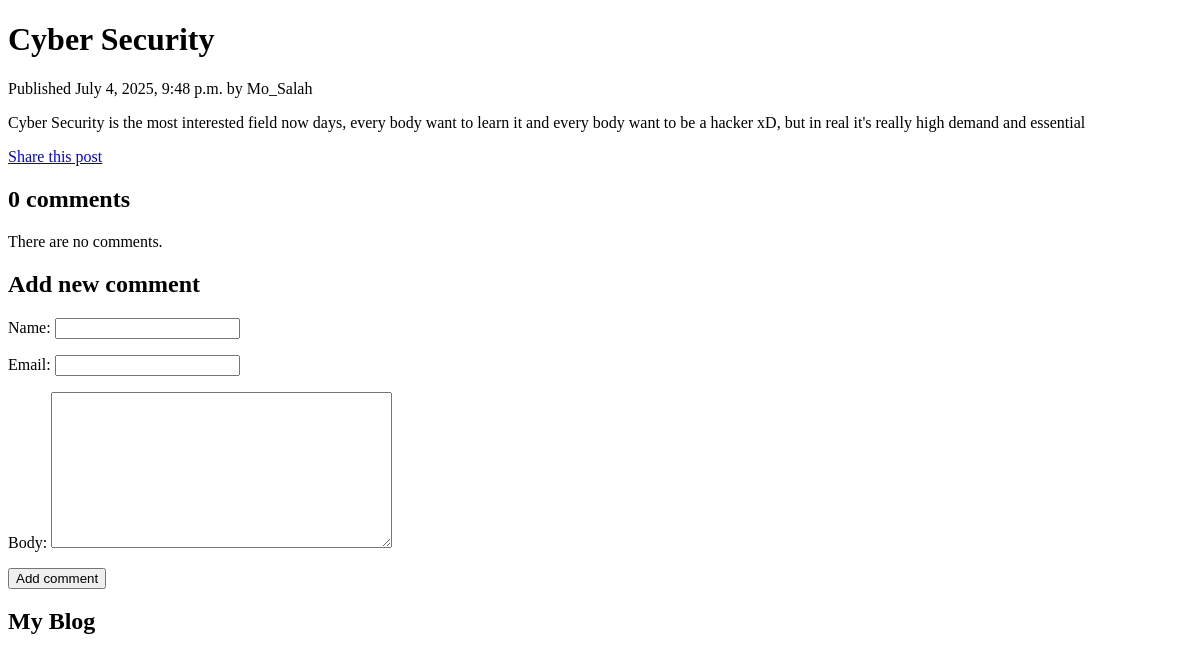
Before: /blog/2025/7/4/cyber-security with the older database file.
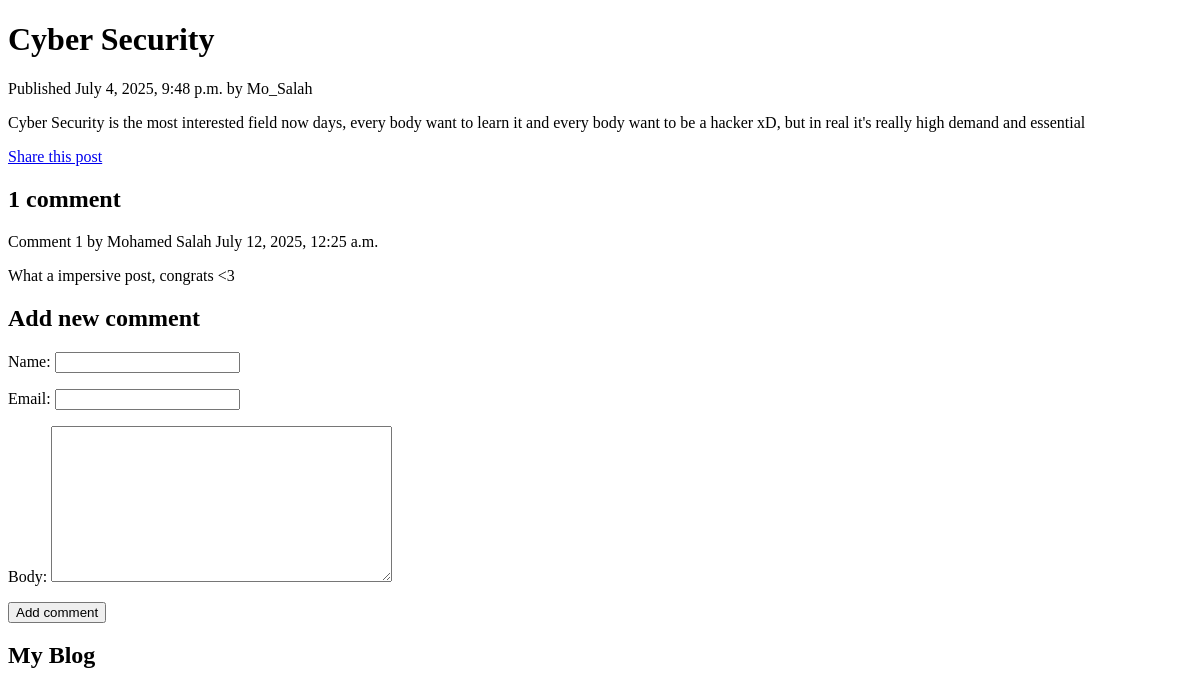
After: the same page with the newer database file.
### blog/models.py (models this page shows, shortened)
class Comment(models.Model):
    post = models.ForeignKey(Post, on_delete=models.CASCADE, related_name='comments')
    name = models.CharField(max_length=80)
    email = models.EmailField()
    body = models.TextField()
    created = models.DateTimeField(auto_now_add=True)
    updated = models.DateTimeField(auto_now=True)
    active = models.BooleanField(default=True)
    class Meta:
        ordering = ['created']

### blog/views.py (the view)
def post_detail(request, year, month, day, post):
    try:
        post = Post.objects.get(
            status=Post.Status.PUBLISHED,
            slug=post,
            publish__year=year,
            publish__month=month,
            publish__day=day,
        )
        comments = post.comments.filter(active=True)
        if request.method == "POST":
            form = CommentForm(request.POST)
            if form.is_valid():
                comment = form.save(commit=False)
                comment.post = post
                comment.save()
                return redirect(post.get_absolute_url())
        else:
            form = CommentForm()
    except Post.DoesNotExist:
        raise Http404("Post does not exist")
    return render(
        request,
        "blog/post/post_detail.html",
        {"post": post, "comments": comments, "form": form},
    )

### blog/forms.py
class CommentForm(forms.ModelForm):
    class Meta:
        model = Comment
        fields = ("name", "email", "body")

### blog/models.py (called while the page is built)
    def get_absolute_url(self):
        return reverse('blog:post_detail', args=[self.publish.year, self.publish.month, self.publish.day, self.slug])

### blog/templates/blog/post/post_detail.html (shortened to what this page needs)
{% extends "blog/base.html" %} {% block title %}{{ post.title }}{% endblock %}
{% block content %}
<h1>{{ post.title }}</h1>
<p class="date">Published {{ post.publish }} by {{ post.author }}</p>
{{ post.content|linebreaks }}
<p>
  <a
    href="{% url 'blog:post_share' post.publish.year post.publish.month post.publish.day post.slug %}"
    >Share this post</a
  >
</p>
{% with comments.count as total_comments %}
<h2>{{ total_comments }} comment{{ total_comments|pluralize }}</h2>
{% endwith %} {% for comment in comments %}
<div class="comment">
    <p class="info">
    Comment {{ forloop.counter }} by {{ comment.name }} {{ comment.created }}
    </p>
    {{ comment.body|linebreaks }}
</div>
{% empty %}
<p>There are no comments.</p>
{% endfor %} {% include "blog/post/comment_form.html" %} {% endblock %}

Changed rows visible on the page:
added Comment: name "Mohamed Salah", created "July 12, 2025, 12:25 a.m.", body "What a impersive post, congrats <3"
Other visible differences:
{{ total_comments }}: "0" → "1"
text no longer shown: "There are no comments."
